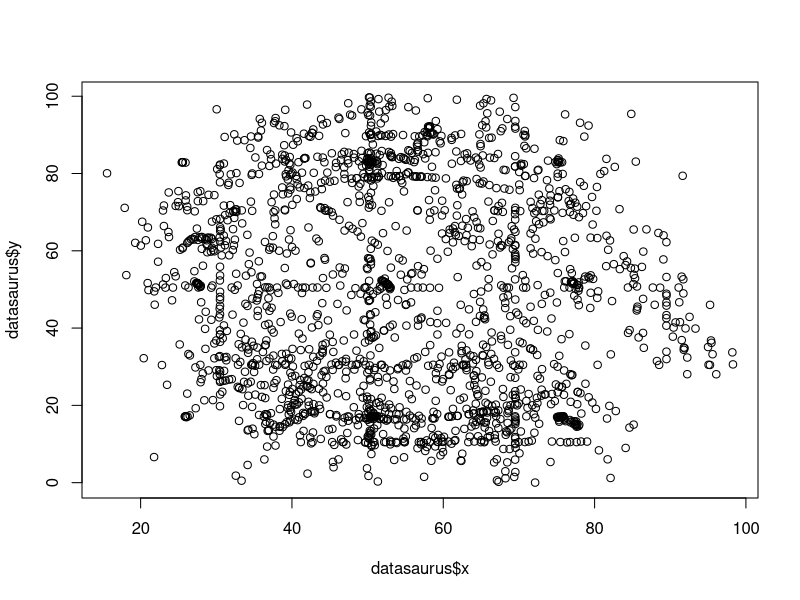
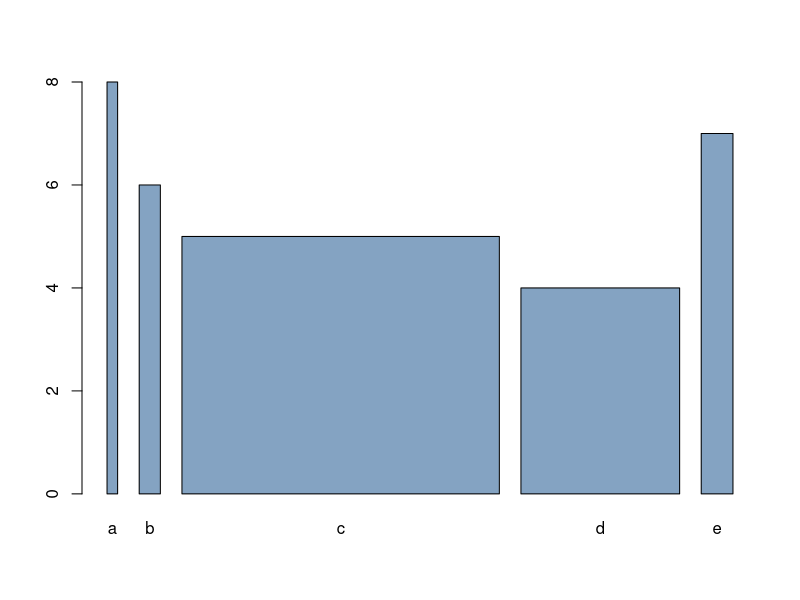
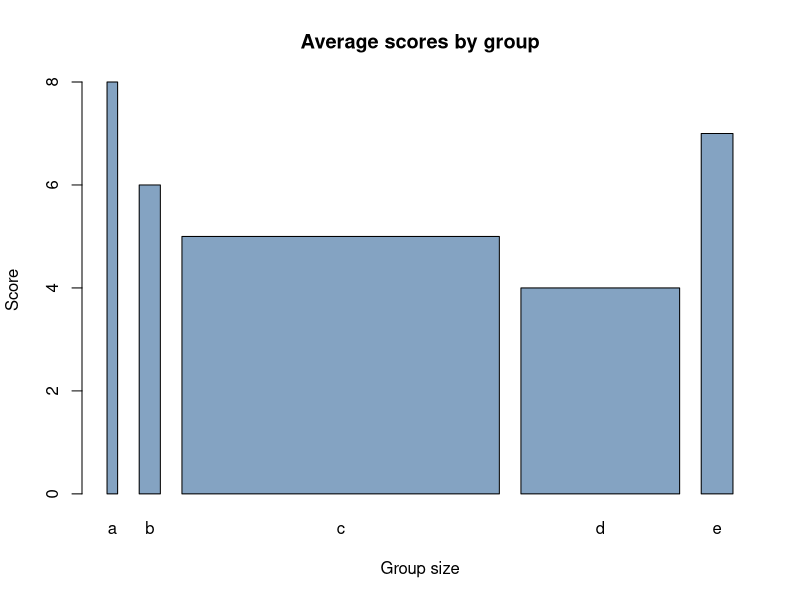
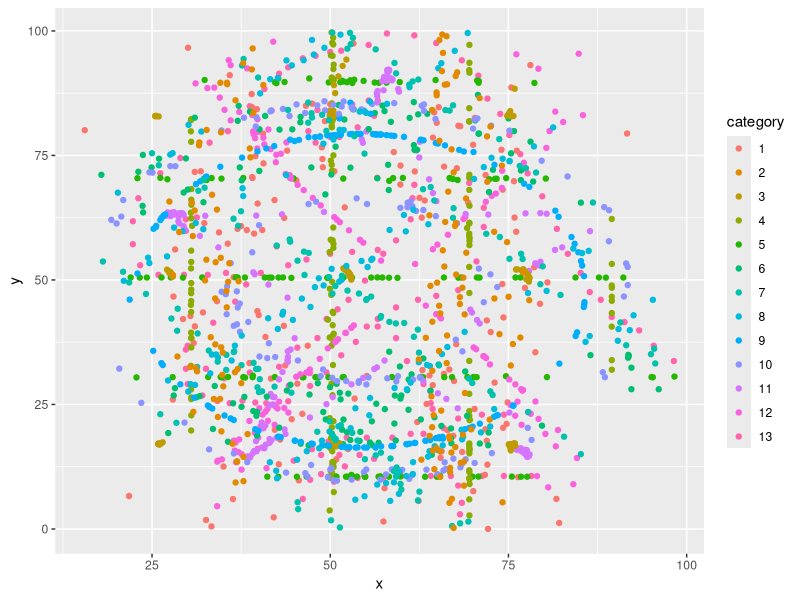
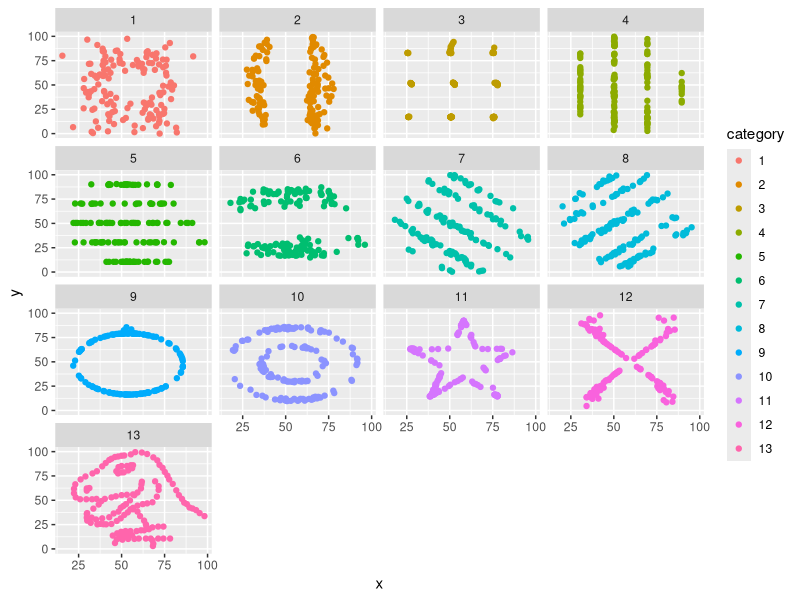

Write the R code that produced these figures, in order.
## ---- chunk 1
library(dplyr)
library(forcats)
library(ggplot2)
library(knitr)

datasaurus <- read.csv("data/datasaurus.csv")
## ---- chunk 2
plot(datasaurus$x, datasaurus$y)
## ---- chunk 3

# create dummy data
data <- data.frame(
  name=letters[1:5],
  value=sample(seq(4,10),5)
)

# Control space:
# barplot(height=data$value, names=data$name, col=rgb(0.2,0.4,0.6,0.6), space=c(0.1,0.2,3,1.5,0.3) )
 
# Control width:
barplot(height=data$value, names=data$name, col=rgb(0.2,0.4,0.6,0.6), width=c(0.1,0.2,3,1.5,0.3))


## ---- chunk 4
barplot(height=data$value, names=data$name, col=rgb(0.2,0.4,0.6,0.6), width=c(0.1,0.2,3,1.5,0.3), 
        main ="Average scores by group",
        xlab = "Group size",
        ylab = "Score")
## ---- chunk 5
#| fig-cap: Table showing random 15 rows of our dataset to have a sense of our data.
#| label: fig-datasaurus

datasaurus <- datasaurus |> 
  mutate(
    category = as.factor(dataset),
    category = fct_relevel(category,  "away", "wide_lines", "dots", "v_lines", "h_lines", "high_lines", "slant_down", "slant_up", "circle", "bullseye",  "star", "x_shape", "dino"),
    category = as.factor(as.integer(category))
  ) |> 
  as_tibble()

datasaurus |> 
  select(category, x, y) |> 
  slice_sample(n = 15) |> 
  kable()

## ---- chunk 6
datasaurus |> 
  group_by(category) |> 
  summarise(
    mean_x = mean(x, na.rm = TRUE),
    sd_x = sd(x, na.rm = TRUE),
    min_x = min(x, na.rm = TRUE),
    max_x = max(x, na.rm = TRUE),
    mean_y = mean(y, na.rm = TRUE),
    sd_y = sd(y, na.rm = TRUE),
    min_y = min(y, na.rm = TRUE),
    max_y = max(y, na.rm = TRUE),
    .groups = "drop"
  ) |> 
  knitr::kable()
## ---- chunk 7
#| echo: true
ggplot(datasaurus, aes(x = x, y = y, color = category)) +
  geom_point()
## ---- chunk 8
#| echo: true
ggplot(datasaurus, aes(x = x, y = y, color = category)) +
  geom_point() +
  facet_wrap(~category)
